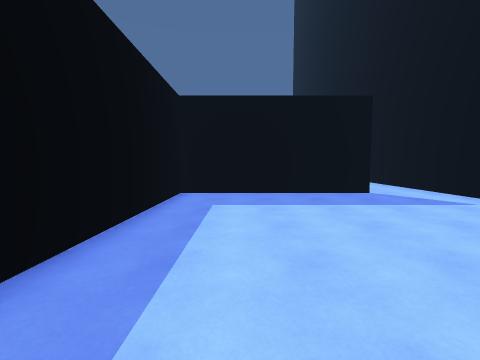
view 1 (above)

15 first-person views from a walk through a scene from a Unity 3-D project. The camera is 1.4 m above the floor, tilts 4° down and sees 90° across. The floor is counted in squares, 1.44 m on a side. Each view is taken from the middle of a square. On the plan, view 1 faces up. The plan holds only what a view shows up to about 10 squares ahead; the rest is blank. The place goes on beyond the plan. The player character is not drawn.

view 2
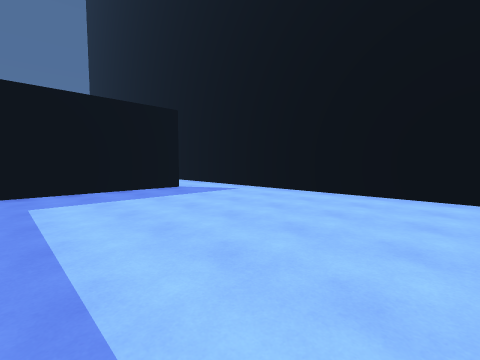

view 3
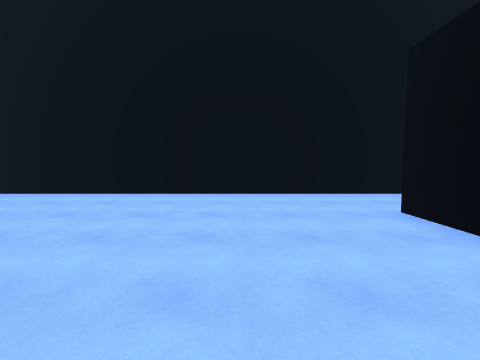

view 4
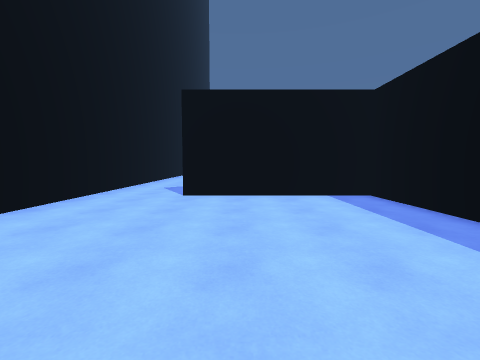

view 5
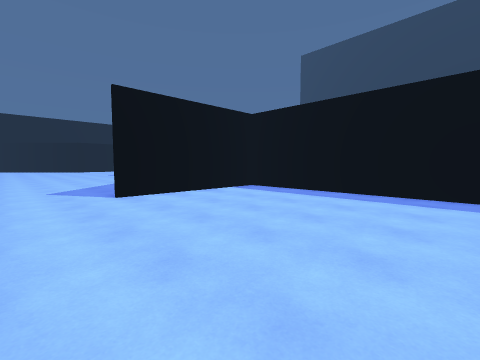

view 6
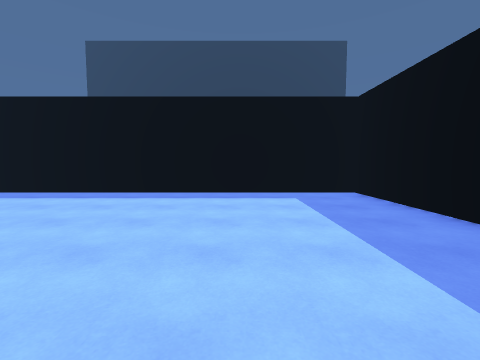

view 7
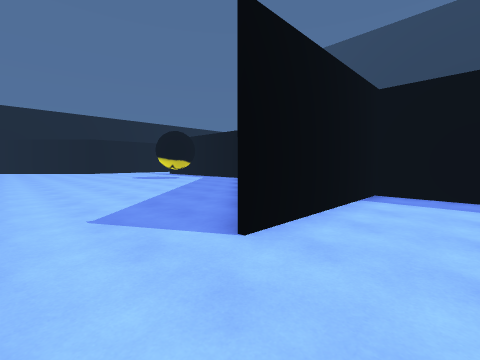

view 8
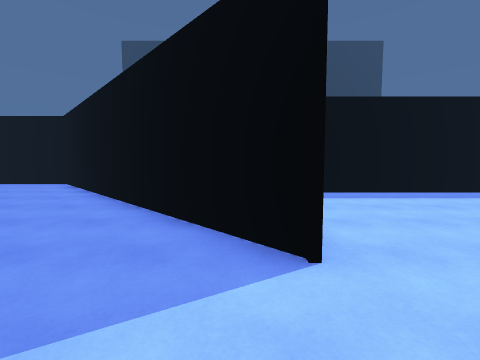

view 9
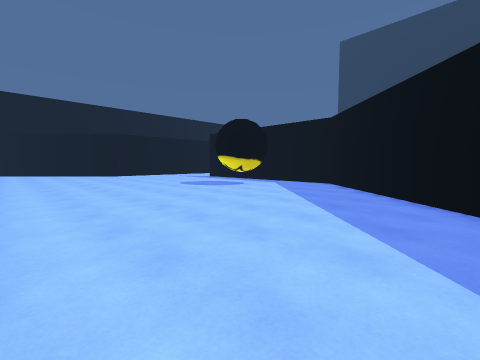

view 10
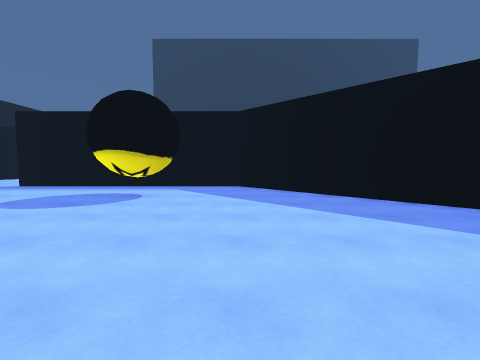

view 11
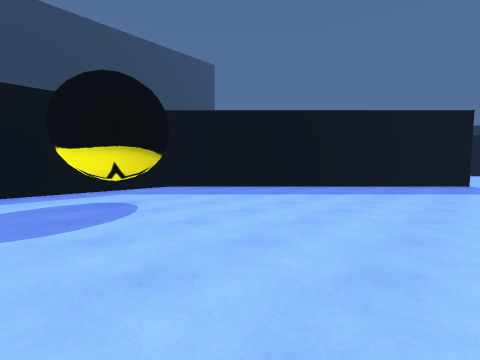

view 12
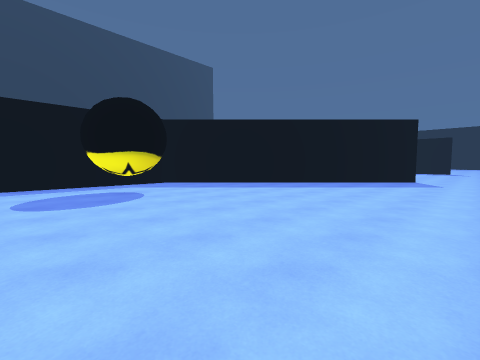

view 13
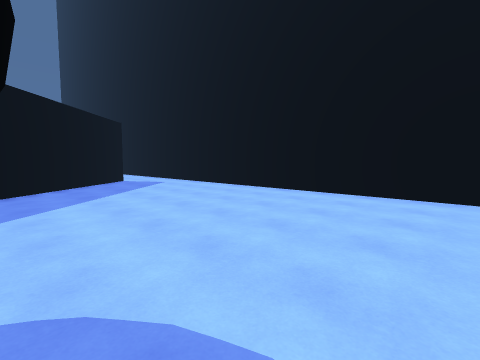

view 14
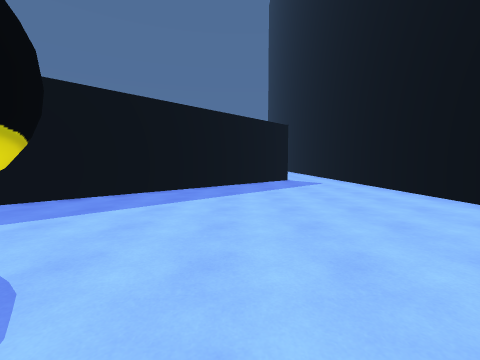

view 15
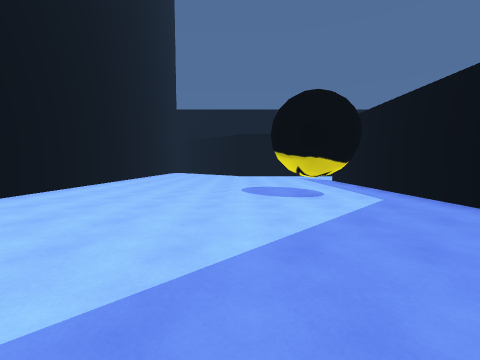

### Floor plan
Points are (right, up) in squares from view 1. A wall is a line through its corners. A room is listed if a view was taken in it or the views show most of it. See-through windows are left out.
Room 1 (views 1, 2, 3, 4, 5, 6, 7)
walls: (4.4, 7.8) (-1.9, 7.8) (-1.9, -4.2) (3.7, -4.2); (6.6, -3.4) (6.6, 8.5)
ways out: opening at (5, -4.3) to room 2; opening at (5.5, 8)
Room 2 (views 8, 9, 10, 11, 12, 13, 14, 15)
walls: (-1.5, -15.2) (-1.1, -16) (-1.2, -16.6) (-1.7, -17); (-2.1, -15) (-1.6, -15.2) (-1.2, -15.5); (-1.2, -16.3) (-1.5, -16.8); (6.6, -19.1) (6.6, -3.4); (3.7, -4.2) (-5.1, -13.1) (-5.1, -19.1)
ways out: opening at (5, -4.3) to room 1

Where each view was taken, in squares from view 1:
view 1: 0 up, 0 right, facing up
view 2: 1 down, 1 left, facing up-right
view 3: 1 down, 1 left, facing right
view 4: 3 up, 2 right, facing down
view 5: 3 up, 6 right, facing down-left
view 6: 4 up, 6 right, facing left
view 7: 2 down, 6 right, facing down-left
view 8: 5 down, 6 right, facing left
view 9: 8 down, 6 right, facing down-left
view 10: 13 down, 5 right, facing left
view 11: 18 down, 4 right, facing up-left
view 12: 19 down, 6 right, facing up-left
view 13: 18 down, 1 left, facing up-right
view 14: 18 down, 1 right, facing up
view 15: 9 down, 0 right, facing down
